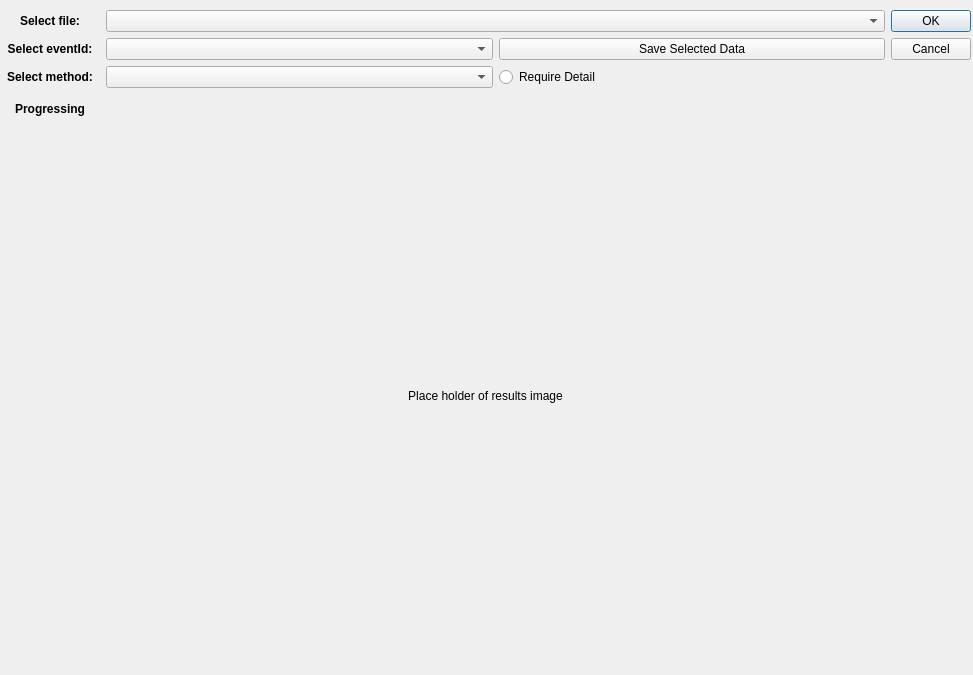
<?xml version="1.0" encoding="UTF-8"?>
<ui version="4.0">
 <class>Dialog</class>
 <widget class="QDialog" name="Dialog">
  <property name="geometry">
   <rect>
    <x>0</x>
    <y>0</y>
    <width>973</width>
    <height>675</height>
   </rect>
  </property>
  <property name="windowTitle">
   <string>Dialog</string>
  </property>
  <widget class="QWidget" name="horizontalLayoutWidget">
   <property name="geometry">
    <rect>
     <x>0</x>
     <y>10</y>
     <width>971</width>
     <height>114</height>
    </rect>
   </property>
   <layout class="QHBoxLayout" name="horizontalLayout">
    <item>
     <layout class="QVBoxLayout" name="verticalLayout">
      <item>
       <layout class="QHBoxLayout" name="horizontalLayout_2">
        <item>
         <widget class="QLabel" name="label">
          <property name="sizePolicy">
           <sizepolicy hsizetype="Fixed" vsizetype="Preferred">
            <horstretch>0</horstretch>
            <verstretch>0</verstretch>
           </sizepolicy>
          </property>
          <property name="maximumSize">
           <size>
            <width>100</width>
            <height>16777215</height>
           </size>
          </property>
          <property name="sizeIncrement">
           <size>
            <width>0</width>
            <height>0</height>
           </size>
          </property>
          <property name="baseSize">
           <size>
            <width>0</width>
            <height>0</height>
           </size>
          </property>
          <property name="font">
           <font>
            <bold>true</bold>
           </font>
          </property>
          <property name="text">
           <string>Select file:</string>
          </property>
          <property name="alignment">
           <set>Qt::AlignmentFlag::AlignCenter</set>
          </property>
         </widget>
        </item>
        <item>
         <widget class="QComboBox" name="zcc_comboBox_selectFile"/>
        </item>
       </layout>
      </item>
      <item>
       <layout class="QHBoxLayout" name="horizontalLayout_3">
        <item>
         <widget class="QLabel" name="label_2">
          <property name="sizePolicy">
           <sizepolicy hsizetype="Fixed" vsizetype="Preferred">
            <horstretch>0</horstretch>
            <verstretch>0</verstretch>
           </sizepolicy>
          </property>
          <property name="maximumSize">
           <size>
            <width>100</width>
            <height>16777215</height>
           </size>
          </property>
          <property name="sizeIncrement">
           <size>
            <width>0</width>
            <height>0</height>
           </size>
          </property>
          <property name="baseSize">
           <size>
            <width>0</width>
            <height>0</height>
           </size>
          </property>
          <property name="font">
           <font>
            <bold>true</bold>
           </font>
          </property>
          <property name="text">
           <string>Select eventId:</string>
          </property>
          <property name="alignment">
           <set>Qt::AlignmentFlag::AlignCenter</set>
          </property>
         </widget>
        </item>
        <item>
         <widget class="QComboBox" name="zcc_comboBox_selectEventId"/>
        </item>
        <item>
         <widget class="QPushButton" name="zcc_pushButton_fetchData">
          <property name="text">
           <string>Save Selected Data</string>
          </property>
         </widget>
        </item>
       </layout>
      </item>
      <item>
       <layout class="QHBoxLayout" name="horizontalLayout_4">
        <item>
         <widget class="QLabel" name="label_3">
          <property name="sizePolicy">
           <sizepolicy hsizetype="Fixed" vsizetype="Preferred">
            <horstretch>0</horstretch>
            <verstretch>0</verstretch>
           </sizepolicy>
          </property>
          <property name="maximumSize">
           <size>
            <width>100</width>
            <height>16777215</height>
           </size>
          </property>
          <property name="sizeIncrement">
           <size>
            <width>0</width>
            <height>0</height>
           </size>
          </property>
          <property name="baseSize">
           <size>
            <width>0</width>
            <height>0</height>
           </size>
          </property>
          <property name="font">
           <font>
            <bold>true</bold>
           </font>
          </property>
          <property name="text">
           <string>Select method:</string>
          </property>
          <property name="alignment">
           <set>Qt::AlignmentFlag::AlignCenter</set>
          </property>
         </widget>
        </item>
        <item>
         <widget class="QComboBox" name="zcc_comboBox_selectMethod"/>
        </item>
        <item>
         <widget class="QRadioButton" name="zcc_radioButton_requireDetail">
          <property name="text">
           <string>Require Detail</string>
          </property>
         </widget>
        </item>
       </layout>
      </item>
      <item>
       <layout class="QHBoxLayout" name="horizontalLayout_5">
        <item>
         <widget class="QLabel" name="label_4">
          <property name="sizePolicy">
           <sizepolicy hsizetype="Fixed" vsizetype="Preferred">
            <horstretch>0</horstretch>
            <verstretch>0</verstretch>
           </sizepolicy>
          </property>
          <property name="maximumSize">
           <size>
            <width>100</width>
            <height>16777215</height>
           </size>
          </property>
          <property name="font">
           <font>
            <bold>true</bold>
           </font>
          </property>
          <property name="text">
           <string>Progressing</string>
          </property>
          <property name="alignment">
           <set>Qt::AlignmentFlag::AlignCenter</set>
          </property>
         </widget>
        </item>
        <item>
         <widget class="QLabel" name="zcc_label_progressing">
          <property name="text">
           <string/>
          </property>
         </widget>
        </item>
       </layout>
      </item>
     </layout>
    </item>
    <item>
     <widget class="QDialogButtonBox" name="zcc_buttonBox_submit">
      <property name="orientation">
       <enum>Qt::Orientation::Vertical</enum>
      </property>
      <property name="standardButtons">
       <set>QDialogButtonBox::StandardButton::Cancel|QDialogButtonBox::StandardButton::Ok</set>
      </property>
     </widget>
    </item>
   </layout>
  </widget>
  <widget class="QLabel" name="zcc_label_output">
   <property name="geometry">
    <rect>
     <x>0</x>
     <y>120</y>
     <width>971</width>
     <height>551</height>
    </rect>
   </property>
   <property name="text">
    <string>Place holder of results image</string>
   </property>
   <property name="alignment">
    <set>Qt::AlignmentFlag::AlignCenter</set>
   </property>
  </widget>
 </widget>
 <resources/>
 <connections>
  <connection>
   <sender>zcc_buttonBox_submit</sender>
   <signal>rejected()</signal>
   <receiver>Dialog</receiver>
   <slot>reject()</slot>
   <hints>
    <hint type="sourcelabel">
     <x>316</x>
     <y>260</y>
    </hint>
    <hint type="destinationlabel">
     <x>286</x>
     <y>274</y>
    </hint>
   </hints>
  </connection>
 </connections>
</ui>
